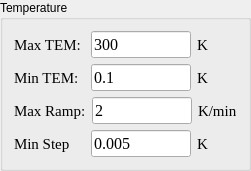
      <widget class="QGroupBox" name="groupBox_2">
       <property name="title">
        <string>Temperature</string>
       </property>
       <layout class="QVBoxLayout" name="verticalLayout_2">
        <item>
         <layout class="QHBoxLayout" name="horizontalLayout_5">
          <item>
           <widget class="QLabel" name="label1_7">
            <property name="sizePolicy">
             <sizepolicy hsizetype="Fixed" vsizetype="Preferred">
              <horstretch>0</horstretch>
              <verstretch>0</verstretch>
             </sizepolicy>
            </property>
            <property name="minimumSize">
             <size>
              <width>70</width>
              <height>0</height>
             </size>
            </property>
            <property name="maximumSize">
             <size>
              <width>80</width>
              <height>16777215</height>
             </size>
            </property>
            <property name="font">
             <font>
              <family>Times New Roman</family>
              <pointsize>11</pointsize>
             </font>
            </property>
            <property name="text">
             <string>Max TEM:</string>
            </property>
           </widget>
          </item>
          <item>
           <widget class="QLineEdit" name="le_temp_max">
            <property name="sizePolicy">
             <sizepolicy hsizetype="Fixed" vsizetype="Fixed">
              <horstretch>0</horstretch>
              <verstretch>0</verstretch>
             </sizepolicy>
            </property>
            <property name="minimumSize">
             <size>
              <width>100</width>
              <height>0</height>
             </size>
            </property>
            <property name="maximumSize">
             <size>
              <width>100</width>
              <height>16777215</height>
             </size>
            </property>
            <property name="font">
             <font>
              <family>Times New Roman</family>
              <pointsize>12</pointsize>
             </font>
            </property>
            <property name="text">
             <string>300</string>
            </property>
           </widget>
          </item>
          <item>
           <widget class="QLabel" name="lb_unit_max_2">
            <property name="sizePolicy">
             <sizepolicy hsizetype="Fixed" vsizetype="Preferred">
              <horstretch>0</horstretch>
              <verstretch>0</verstretch>
             </sizepolicy>
            </property>
            <property name="minimumSize">
             <size>
              <width>35</width>
              <height>0</height>
             </size>
            </property>
            <property name="maximumSize">
             <size>
              <width>40</width>
              <height>16777215</height>
             </size>
            </property>
            <property name="font">
             <font>
              <family>Times New Roman</family>
              <pointsize>11</pointsize>
             </font>
            </property>
            <property name="text">
             <string>K</string>
            </property>
           </widget>
          </item>
         </layout>
        </item>
        <item>
         <layout class="QHBoxLayout" name="horizontalLayout_6">
          <item>
           <widget class="QLabel" name="label1_8">
            <property name="sizePolicy">
             <sizepolicy hsizetype="Fixed" vsizetype="Preferred">
              <horstretch>0</horstretch>
              <verstretch>0</verstretch>
             </sizepolicy>
            </property>
            <property name="minimumSize">
             <size>
              <width>70</width>
              <height>0</height>
             </size>
            </property>
            <property name="maximumSize">
             <size>
              <width>80</width>
              <height>16777215</height>
             </size>
            </property>
            <property name="font">
             <font>
              <family>Times New Roman</family>
              <pointsize>11</pointsize>
             </font>
            </property>
            <property name="text">
             <string>Min TEM:</string>
            </property>
           </widget>
          </item>
          <item>
           <widget class="QLineEdit" name="le_temp_min">
            <property name="sizePolicy">
             <sizepolicy hsizetype="Fixed" vsizetype="Fixed">
              <horstretch>0</horstretch>
              <verstretch>0</verstretch>
             </sizepolicy>
            </property>
            <property name="minimumSize">
             <size>
              <width>100</width>
              <height>0</height>
             </size>
            </property>
            <property name="maximumSize">
             <size>
              <width>100</width>
              <height>16777215</height>
             </size>
            </property>
            <property name="font">
             <font>
              <family>Times New Roman</family>
              <pointsize>12</pointsize>
             </font>
            </property>
            <property name="text">
             <string>0.1</string>
            </property>
           </widget>
          </item>
          <item>
           <widget class="QLabel" name="lb_unit_min_2">
            <property name="sizePolicy">
             <sizepolicy hsizetype="Fixed" vsizetype="Preferred">
              <horstretch>0</horstretch>
              <verstretch>0</verstretch>
             </sizepolicy>
            </property>
            <property name="minimumSize">
             <size>
              <width>35</width>
              <height>0</height>
             </size>
            </property>
            <property name="maximumSize">
             <size>
              <width>40</width>
              <height>16777215</height>
             </size>
            </property>
            <property name="font">
             <font>
              <family>Times New Roman</family>
              <pointsize>11</pointsize>
             </font>
            </property>
            <property name="text">
             <string>K</string>
            </property>
           </widget>
          </item>
         </layout>
        </item>
        <item>
         <layout class="QHBoxLayout" name="horizontalLayout_7">
          <item>
           <widget class="QLabel" name="label1_9">
            <property name="sizePolicy">
             <sizepolicy hsizetype="Fixed" vsizetype="Preferred">
              <horstretch>0</horstretch>
              <verstretch>0</verstretch>
             </sizepolicy>
            </property>
            <property name="minimumSize">
             <size>
              <width>70</width>
              <height>0</height>
             </size>
            </property>
            <property name="maximumSize">
             <size>
              <width>80</width>
              <height>16777215</height>
             </size>
            </property>
            <property name="font">
             <font>
              <family>Times New Roman</family>
              <pointsize>11</pointsize>
             </font>
            </property>
            <property name="text">
             <string>Max Ramp:</string>
            </property>
           </widget>
          </item>
          <item>
           <widget class="QLineEdit" name="le_temp_rate_max">
            <property name="sizePolicy">
             <sizepolicy hsizetype="Fixed" vsizetype="Fixed">
              <horstretch>0</horstretch>
              <verstretch>0</verstretch>
             </sizepolicy>
            </property>
            <property name="minimumSize">
             <size>
              <width>100</width>
              <height>0</height>
             </size>
            </property>
            <property name="maximumSize">
             <size>
              <width>100</width>
              <height>16777215</height>
             </size>
            </property>
            <property name="font">
             <font>
              <family>Times New Roman</family>
              <pointsize>12</pointsize>
             </font>
            </property>
            <property name="text">
             <string>2</string>
            </property>
           </widget>
          </item>
          <item>
           <widget class="QLabel" name="lb_unit_speed_2">
            <property name="sizePolicy">
             <sizepolicy hsizetype="Fixed" vsizetype="Preferred">
              <horstretch>0</horstretch>
              <verstretch>0</verstretch>
             </sizepolicy>
            </property>
            <property name="minimumSize">
             <size>
              <width>35</width>
              <height>0</height>
             </size>
            </property>
            <property name="maximumSize">
             <size>
              <width>40</width>
              <height>16777215</height>
             </size>
            </property>
            <property name="font">
             <font>
              <family>Times New Roman</family>
              <pointsize>11</pointsize>
             </font>
            </property>
            <property name="text">
             <string>K/min</string>
            </property>
           </widget>
          </item>
         </layout>
        </item>
        <item>
         <layout class="QHBoxLayout" name="horizontalLayout_8">
          <item>
           <widget class="QLabel" name="label1_10">
            <property name="sizePolicy">
             <sizepolicy hsizetype="Fixed" vsizetype="Preferred">
              <horstretch>0</horstretch>
              <verstretch>0</verstretch>
             </sizepolicy>
            </property>
            <property name="minimumSize">
             <size>
              <width>70</width>
              <height>0</height>
             </size>
            </property>
            <property name="maximumSize">
             <size>
              <width>80</width>
              <height>16777215</height>
             </size>
            </property>
            <property name="font">
             <font>
              <family>Times New Roman</family>
              <pointsize>11</pointsize>
             </font>
            </property>
            <property name="text">
             <string>Min Step</string>
            </property>
           </widget>
          </item>
          <item>
           <widget class="QLineEdit" name="le_temp_step_min">
            <property name="sizePolicy">
             <sizepolicy hsizetype="Fixed" vsizetype="Fixed">
              <horstretch>0</horstretch>
              <verstretch>0</verstretch>
             </sizepolicy>
            </property>
            <property name="minimumSize">
             <size>
              <width>100</width>
              <height>0</height>
             </size>
            </property>
            <property name="maximumSize">
             <size>
              <width>100</width>
              <height>16777215</height>
             </size>
            </property>
            <property name="font">
             <font>
              <family>Times New Roman</family>
              <pointsize>12</pointsize>
             </font>
            </property>
            <property name="text">
             <string>0.005</string>
            </property>
           </widget>
          </item>
          <item>
           <widget class="QLabel" name="lb_unit_step_2">
            <property name="sizePolicy">
             <sizepolicy hsizetype="Fixed" vsizetype="Preferred">
              <horstretch>0</horstretch>
              <verstretch>0</verstretch>
             </sizepolicy>
            </property>
            <property name="minimumSize">
             <size>
              <width>35</width>
              <height>0</height>
             </size>
            </property>
            <property name="maximumSize">
             <size>
              <width>40</width>
              <height>16777215</height>
             </size>
            </property>
            <property name="font">
             <font>
              <family>Times New Roman</family>
              <pointsize>11</pointsize>
             </font>
            </property>
            <property name="text">
             <string>K</string>
            </property>
           </widget>
          </item>
         </layout>
        </item>
       </layout>
      </widget>
